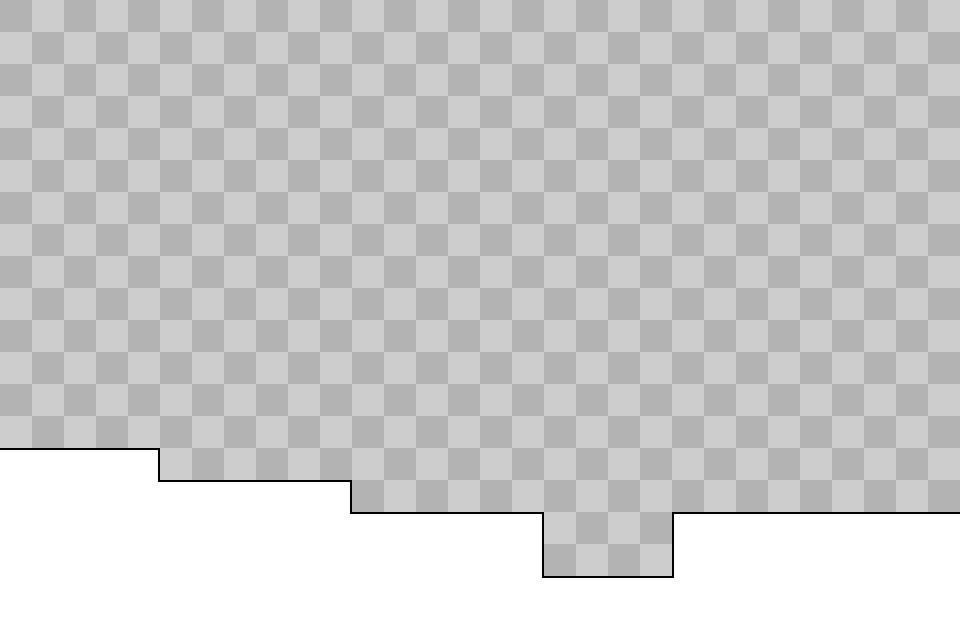

This is a level from a 2D game, rendered from its Tiled map with the project's own tilesets. A one-line summary and the map file follow, with tile-layer data summarised:
An orthogonal 30x20 tile map with 32x32 px tiles, 2 tile layers (bg layer, main layer) and 1 object (Player).

<map version="1.0" orientation="orthogonal" width="30" height="20" tilewidth="32" tileheight="32" backgroundcolor="#ffffff">
 <properties>
  <property name="_iPadScaleFactor" value="2" />
  <property name="_scaleTilesetSpacingAndMargin" value="YES" />
  <property name="physicsGravityY" value="-9.81" />
  <property name="physicsSpeed" value="1.0" />
  <property name="restrictScrollingToMapBoundary" value="YES" />
 </properties>
 <tileset firstgid="1" name="Tileset_Geometry_32x32" tilewidth="32" tileheight="32" spacing="1">
  <properties>
   <property name="blockingTiles" value="1-3" />
  </properties>
  <image source="Tileset_Geometry_32x32.png" width="256" height="256" />
 </tileset>
 <layer name="bg layer" width="30" height="20">
  <data>[600 cells, 600 non-empty, 2 distinct tile ids]</data>
 </layer>
 <layer name="main layer" width="30" height="20">
  <properties>
   <property name="_mainTileLayer" value="YES" />
  </properties>
  <data>[600 cells, 128 non-empty, 8 distinct tile ids]</data>
 </layer>
 <objectgroup name="game objects" width="30" height="20">
  <object name="player" type="Player" x="508" y="477" width="32" height="32">
   <properties>
    <property name="_fallSpeedAcceleration" value="250" />
    <property name="_fallSpeedLimit" value="250" />
    <property name="_jumpSpeedDeceleration" value="20" />
    <property name="_jumpSpeedInitial" value="500" />
    <property name="_runSpeedAcceleration" value="100" />
    <property name="_runSpeedDeceleration" value="100" />
    <property name="_runSpeedLimit" value="200" />
    <property name="allowsRotation" value="NO" />
    <property name="angularDamping" value="0" />
    <property name="defaultImage" value="Dummy_Player_32.png" />
    <property name="friction" value="0" />
    <property name="linearDamping" value="0" />
    <property name="mass" value="0.33" />
    <property name="restitution" value="0.04" />
   </properties>
  </object>
 </objectgroup>
</map>
